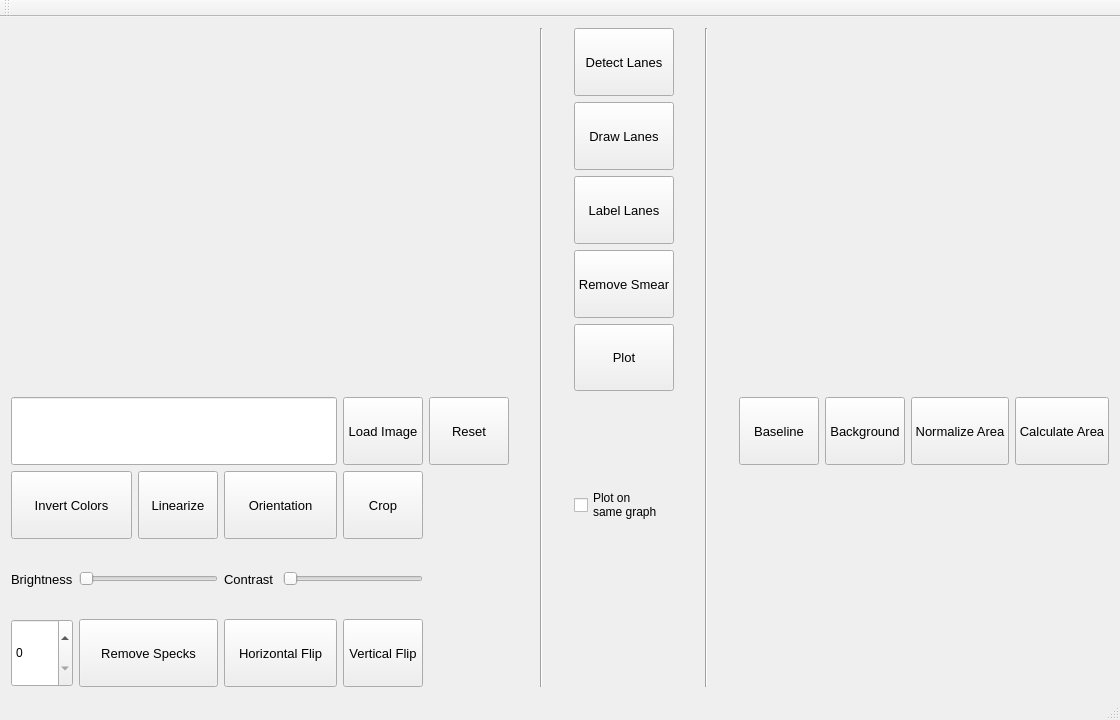
<?xml version="1.0" encoding="UTF-8"?>
<ui version="4.0">
 <class>MainWindow</class>
 <widget class="QMainWindow" name="MainWindow">
  <property name="geometry">
   <rect>
    <x>0</x>
    <y>0</y>
    <width>1120</width>
    <height>720</height>
   </rect>
  </property>
  <property name="windowTitle">
   <string>MainWindow</string>
  </property>
  <widget class="QWidget" name="centralWidget">
   <layout class="QGridLayout" name="gridLayout_5">
    <item row="0" column="0">
     <layout class="QGridLayout" name="maingrid">
      <item row="0" column="0" rowspan="4" colspan="7">
       <widget class="QLabel" name="imagelabel">
        <property name="sizePolicy">
         <sizepolicy hsizetype="Preferred" vsizetype="Preferred">
          <horstretch>0</horstretch>
          <verstretch>0</verstretch>
         </sizepolicy>
        </property>
        <property name="text">
         <string/>
        </property>
        <property name="alignment">
         <set>Qt::AlignLeading|Qt::AlignLeft|Qt::AlignTop</set>
        </property>
       </widget>
      </item>
      <item row="0" column="7" rowspan="9">
       <widget class="Line" name="line">
        <property name="sizePolicy">
         <sizepolicy hsizetype="Preferred" vsizetype="Preferred">
          <horstretch>0</horstretch>
          <verstretch>0</verstretch>
         </sizepolicy>
        </property>
        <property name="orientation">
         <enum>Qt::Vertical</enum>
        </property>
       </widget>
      </item>
      <item row="0" column="8">
       <widget class="QPushButton" name="detectlanes">
        <property name="sizePolicy">
         <sizepolicy hsizetype="Preferred" vsizetype="Preferred">
          <horstretch>0</horstretch>
          <verstretch>0</verstretch>
         </sizepolicy>
        </property>
        <property name="font">
         <font>
          <pointsize>10</pointsize>
         </font>
        </property>
        <property name="text">
         <string>Detect Lanes</string>
        </property>
       </widget>
      </item>
      <item row="0" column="9" rowspan="9">
       <widget class="Line" name="line_2">
        <property name="sizePolicy">
         <sizepolicy hsizetype="Preferred" vsizetype="Preferred">
          <horstretch>0</horstretch>
          <verstretch>0</verstretch>
         </sizepolicy>
        </property>
        <property name="orientation">
         <enum>Qt::Vertical</enum>
        </property>
       </widget>
      </item>
      <item row="0" column="10" rowspan="4" colspan="4">
       <widget class="QCustomPlot" name="customPlot" native="true">
        <property name="sizePolicy">
         <sizepolicy hsizetype="Preferred" vsizetype="Preferred">
          <horstretch>0</horstretch>
          <verstretch>0</verstretch>
         </sizepolicy>
        </property>
       </widget>
      </item>
      <item row="1" column="8">
       <widget class="QPushButton" name="drawlanes">
        <property name="sizePolicy">
         <sizepolicy hsizetype="Preferred" vsizetype="Preferred">
          <horstretch>0</horstretch>
          <verstretch>0</verstretch>
         </sizepolicy>
        </property>
        <property name="font">
         <font>
          <pointsize>10</pointsize>
         </font>
        </property>
        <property name="text">
         <string>Draw Lanes</string>
        </property>
       </widget>
      </item>
      <item row="2" column="8">
       <widget class="QPushButton" name="labellanes">
        <property name="sizePolicy">
         <sizepolicy hsizetype="Preferred" vsizetype="Preferred">
          <horstretch>0</horstretch>
          <verstretch>0</verstretch>
         </sizepolicy>
        </property>
        <property name="font">
         <font>
          <pointsize>10</pointsize>
         </font>
        </property>
        <property name="text">
         <string>Label Lanes</string>
        </property>
       </widget>
      </item>
      <item row="3" column="8">
       <widget class="QPushButton" name="removesmear">
        <property name="sizePolicy">
         <sizepolicy hsizetype="Preferred" vsizetype="Preferred">
          <horstretch>0</horstretch>
          <verstretch>0</verstretch>
         </sizepolicy>
        </property>
        <property name="font">
         <font>
          <pointsize>10</pointsize>
         </font>
        </property>
        <property name="text">
         <string>Remove Smear</string>
        </property>
       </widget>
      </item>
      <item row="4" column="8">
       <widget class="QPushButton" name="plot">
        <property name="sizePolicy">
         <sizepolicy hsizetype="Preferred" vsizetype="Preferred">
          <horstretch>0</horstretch>
          <verstretch>0</verstretch>
         </sizepolicy>
        </property>
        <property name="font">
         <font>
          <pointsize>10</pointsize>
         </font>
        </property>
        <property name="text">
         <string>Plot</string>
        </property>
       </widget>
      </item>
      <item row="5" column="0" colspan="5">
       <widget class="QLineEdit" name="imgadd">
        <property name="sizePolicy">
         <sizepolicy hsizetype="Preferred" vsizetype="Preferred">
          <horstretch>0</horstretch>
          <verstretch>0</verstretch>
         </sizepolicy>
        </property>
        <property name="font">
         <font>
          <pointsize>10</pointsize>
         </font>
        </property>
       </widget>
      </item>
      <item row="5" column="5">
       <widget class="QPushButton" name="loadimage">
        <property name="sizePolicy">
         <sizepolicy hsizetype="Preferred" vsizetype="Preferred">
          <horstretch>0</horstretch>
          <verstretch>0</verstretch>
         </sizepolicy>
        </property>
        <property name="font">
         <font>
          <pointsize>10</pointsize>
         </font>
        </property>
        <property name="text">
         <string>Load Image</string>
        </property>
       </widget>
      </item>
      <item row="5" column="6">
       <widget class="QPushButton" name="reset">
        <property name="sizePolicy">
         <sizepolicy hsizetype="Preferred" vsizetype="Preferred">
          <horstretch>0</horstretch>
          <verstretch>0</verstretch>
         </sizepolicy>
        </property>
        <property name="font">
         <font>
          <pointsize>10</pointsize>
         </font>
        </property>
        <property name="text">
         <string>Reset</string>
        </property>
       </widget>
      </item>
      <item row="5" column="10">
       <widget class="QPushButton" name="baseline">
        <property name="sizePolicy">
         <sizepolicy hsizetype="Preferred" vsizetype="Preferred">
          <horstretch>0</horstretch>
          <verstretch>0</verstretch>
         </sizepolicy>
        </property>
        <property name="font">
         <font>
          <pointsize>10</pointsize>
         </font>
        </property>
        <property name="text">
         <string>Baseline</string>
        </property>
       </widget>
      </item>
      <item row="5" column="11">
       <widget class="QPushButton" name="background">
        <property name="sizePolicy">
         <sizepolicy hsizetype="Preferred" vsizetype="Preferred">
          <horstretch>0</horstretch>
          <verstretch>0</verstretch>
         </sizepolicy>
        </property>
        <property name="font">
         <font>
          <pointsize>10</pointsize>
         </font>
        </property>
        <property name="text">
         <string>Background</string>
        </property>
       </widget>
      </item>
      <item row="5" column="12">
       <widget class="QPushButton" name="normalizearea">
        <property name="sizePolicy">
         <sizepolicy hsizetype="Preferred" vsizetype="Preferred">
          <horstretch>0</horstretch>
          <verstretch>0</verstretch>
         </sizepolicy>
        </property>
        <property name="font">
         <font>
          <pointsize>10</pointsize>
         </font>
        </property>
        <property name="text">
         <string>Normalize Area</string>
        </property>
       </widget>
      </item>
      <item row="5" column="13">
       <widget class="QPushButton" name="calculatearea">
        <property name="sizePolicy">
         <sizepolicy hsizetype="Preferred" vsizetype="Preferred">
          <horstretch>0</horstretch>
          <verstretch>0</verstretch>
         </sizepolicy>
        </property>
        <property name="font">
         <font>
          <pointsize>10</pointsize>
         </font>
        </property>
        <property name="text">
         <string>Calculate Area</string>
        </property>
       </widget>
      </item>
      <item row="6" column="0" colspan="2">
       <widget class="QPushButton" name="invertcolors">
        <property name="sizePolicy">
         <sizepolicy hsizetype="Preferred" vsizetype="Preferred">
          <horstretch>0</horstretch>
          <verstretch>0</verstretch>
         </sizepolicy>
        </property>
        <property name="font">
         <font>
          <pointsize>10</pointsize>
         </font>
        </property>
        <property name="text">
         <string>Invert Colors</string>
        </property>
       </widget>
      </item>
      <item row="6" column="2">
       <widget class="QPushButton" name="linearize">
        <property name="sizePolicy">
         <sizepolicy hsizetype="Preferred" vsizetype="Preferred">
          <horstretch>0</horstretch>
          <verstretch>0</verstretch>
         </sizepolicy>
        </property>
        <property name="font">
         <font>
          <pointsize>10</pointsize>
         </font>
        </property>
        <property name="text">
         <string>Linearize</string>
        </property>
       </widget>
      </item>
      <item row="6" column="3" colspan="2">
       <widget class="QPushButton" name="orientation">
        <property name="sizePolicy">
         <sizepolicy hsizetype="Preferred" vsizetype="Preferred">
          <horstretch>0</horstretch>
          <verstretch>0</verstretch>
         </sizepolicy>
        </property>
        <property name="font">
         <font>
          <pointsize>10</pointsize>
         </font>
        </property>
        <property name="text">
         <string>Orientation</string>
        </property>
       </widget>
      </item>
      <item row="6" column="5">
       <widget class="QPushButton" name="crop">
        <property name="sizePolicy">
         <sizepolicy hsizetype="Preferred" vsizetype="Preferred">
          <horstretch>0</horstretch>
          <verstretch>0</verstretch>
         </sizepolicy>
        </property>
        <property name="font">
         <font>
          <pointsize>10</pointsize>
         </font>
        </property>
        <property name="text">
         <string>Crop</string>
        </property>
       </widget>
      </item>
      <item row="6" column="8">
       <widget class="QCheckBox" name="checkBox">
        <property name="sizePolicy">
         <sizepolicy hsizetype="Preferred" vsizetype="Preferred">
          <horstretch>0</horstretch>
          <verstretch>0</verstretch>
         </sizepolicy>
        </property>
        <property name="text">
         <string>Plot on
same graph</string>
        </property>
       </widget>
      </item>
      <item row="7" column="0">
       <widget class="QLabel" name="brightness">
        <property name="sizePolicy">
         <sizepolicy hsizetype="Preferred" vsizetype="Preferred">
          <horstretch>0</horstretch>
          <verstretch>0</verstretch>
         </sizepolicy>
        </property>
        <property name="font">
         <font>
          <pointsize>10</pointsize>
         </font>
        </property>
        <property name="text">
         <string>Brightness</string>
        </property>
       </widget>
      </item>
      <item row="7" column="1" colspan="2">
       <widget class="QSlider" name="horizontalSlider">
        <property name="sizePolicy">
         <sizepolicy hsizetype="Preferred" vsizetype="Preferred">
          <horstretch>0</horstretch>
          <verstretch>0</verstretch>
         </sizepolicy>
        </property>
        <property name="orientation">
         <enum>Qt::Horizontal</enum>
        </property>
       </widget>
      </item>
      <item row="7" column="3">
       <widget class="QLabel" name="contrast">
        <property name="sizePolicy">
         <sizepolicy hsizetype="Preferred" vsizetype="Preferred">
          <horstretch>0</horstretch>
          <verstretch>0</verstretch>
         </sizepolicy>
        </property>
        <property name="font">
         <font>
          <pointsize>10</pointsize>
         </font>
        </property>
        <property name="text">
         <string>Contrast</string>
        </property>
       </widget>
      </item>
      <item row="7" column="4" colspan="2">
       <widget class="QSlider" name="horizontalSlider_2">
        <property name="sizePolicy">
         <sizepolicy hsizetype="Preferred" vsizetype="Preferred">
          <horstretch>0</horstretch>
          <verstretch>0</verstretch>
         </sizepolicy>
        </property>
        <property name="orientation">
         <enum>Qt::Horizontal</enum>
        </property>
       </widget>
      </item>
      <item row="8" column="0">
       <widget class="QSpinBox" name="speck">
        <property name="sizePolicy">
         <sizepolicy hsizetype="Preferred" vsizetype="Preferred">
          <horstretch>0</horstretch>
          <verstretch>0</verstretch>
         </sizepolicy>
        </property>
       </widget>
      </item>
      <item row="8" column="1" colspan="2">
       <widget class="QPushButton" name="removespecks">
        <property name="sizePolicy">
         <sizepolicy hsizetype="Preferred" vsizetype="Preferred">
          <horstretch>0</horstretch>
          <verstretch>0</verstretch>
         </sizepolicy>
        </property>
        <property name="font">
         <font>
          <pointsize>10</pointsize>
         </font>
        </property>
        <property name="text">
         <string>Remove Specks</string>
        </property>
       </widget>
      </item>
      <item row="8" column="3" colspan="2">
       <widget class="QPushButton" name="horizontalflip">
        <property name="sizePolicy">
         <sizepolicy hsizetype="Preferred" vsizetype="Preferred">
          <horstretch>0</horstretch>
          <verstretch>0</verstretch>
         </sizepolicy>
        </property>
        <property name="font">
         <font>
          <pointsize>10</pointsize>
         </font>
        </property>
        <property name="text">
         <string>Horizontal Flip</string>
        </property>
       </widget>
      </item>
      <item row="8" column="5">
       <widget class="QPushButton" name="verticalflip">
        <property name="sizePolicy">
         <sizepolicy hsizetype="Preferred" vsizetype="Preferred">
          <horstretch>0</horstretch>
          <verstretch>0</verstretch>
         </sizepolicy>
        </property>
        <property name="font">
         <font>
          <pointsize>10</pointsize>
         </font>
        </property>
        <property name="text">
         <string>Vertical Flip</string>
        </property>
       </widget>
      </item>
     </layout>
    </item>
   </layout>
  </widget>
  <widget class="QMenuBar" name="menuBar">
   <property name="geometry">
    <rect>
     <x>0</x>
     <y>0</y>
     <width>1120</width>
     <height>21</height>
    </rect>
   </property>
  </widget>
  <widget class="QToolBar" name="mainToolBar">
   <attribute name="toolBarArea">
    <enum>TopToolBarArea</enum>
   </attribute>
   <attribute name="toolBarBreak">
    <bool>false</bool>
   </attribute>
  </widget>
  <widget class="QStatusBar" name="statusBar"/>
 </widget>
 <layoutdefault spacing="6" margin="11"/>
 <customwidgets>
  <customwidget>
   <class>QCustomPlot</class>
   <extends>QWidget</extends>
   <header>qcustomplot.h</header>
   <container>1</container>
  </customwidget>
 </customwidgets>
 <resources/>
 <connections/>
</ui>
